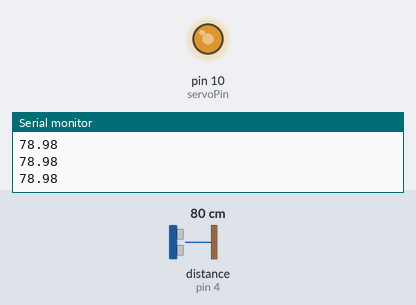
The sketch below on a simulated Arduino Uno, built with avr-gcc and run on an emulated ATmega328P. Parts: output pins drawn as LEDs (lit = HIGH), the last lines printed to the serial monitor. Wiring (inferred from the names in the program): ultrasonic range finder: trigger pin 5; echo pin 4. Inputs (shaded band) come from the test bench; at power-on: distance to the obstacle (sensor on pin 4) 80 cm. The echo pulse lasts 58.3 µs per cm; pins used as bus, display or sensor lines are not drawn.

Above: at 1.2 s.
1.3 s: distance to the obstacle (sensor on pin 4) set to 44 cm
2.8 s: distance to the obstacle (sensor on pin 4) set to 38 cm
At 3.3 s:
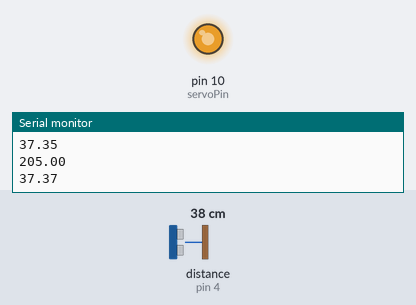
4.3 s: distance to the obstacle (sensor on pin 4) set to 9 cm
At 4.57 s:
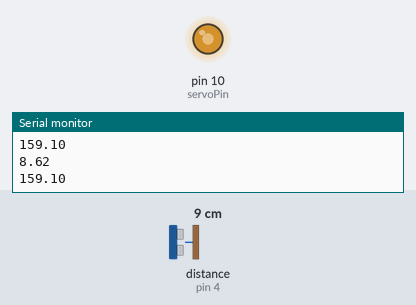
Timing chart, 0 to 13.3 s (numbered marks = the images above; inputs shaded):
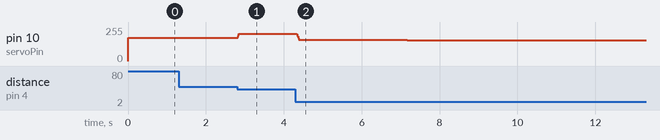

The sketch:

PID_Ball_Balance.ino
```cpp
// PID Ball Beam Balance
// Jugal & Nathan
// 2018-11-29

// Variables

int triggerPin = 5;
int echoPin = 4;

int servoPin = 10;


float duration;
float distance;

double target = 15;

float PIDCorrection = 0;
int maxCorrection = 40;
int minCorrection = -40;
int servoCorrection = 0;

int errors[5];
int errorAverage = 0;

// P Variables
float Wp = 3;
double Error = 0;
float Cp;

// I Variables
float Wi = 0.001;
double cumError = 0;
float Ci;

// D Variables
float Wd = -2;
double slopeError = 0;
double lastError = 0;

float Cd;

// Setting up pin modes and establishing a link to the arduino
void setup() {
  Serial.begin(9600);
  pinMode(triggerPin, OUTPUT);
  pinMode(echoPin, INPUT);

}


// Code that arduino runs on loop
void loop() {
  // Ultrasonic sensor pinging
  digitalWrite(triggerPin, LOW);
  delayMicroseconds(2);

  digitalWrite(triggerPin, HIGH);
  delayMicroseconds(10);

  digitalWrite(triggerPin, LOW);

  // Distance calculation based on ping time
  duration = pulseIn(echoPin, HIGH);
  distance = duration / 58.8235;
  Serial.println(distance); //Printing distance to the computer

  //-------------------------------------
  if (distance < 40) {        // Limiting max distance so that spikes are avoided in the data
    Error = target - distance;  //error calculation

    errors[4] = errors[3];      // Array holding the last 5 error values
    errors[3] = errors[2];
    errors[2] = errors[1];
    errors[1] = errors[0];
    errors[0] = Error;

    errorAverage = (errors[0] + errors[1] + errors[2] + errors[3] + errors[4]) / 5;   // Averaging out error to get a more smooth response
    Cp = Wp * errorAverage;       // P Value

    cumError = cumError + errorAverage;   // Cumalative Value
    Ci = Wi * cumError;       // I Value

    slopeError = errorAverage - lastError;  // Derivative
    lastError = errorAverage;             // Setting last error to calculate slope next loop
    Cd = Wd * slopeError; // D Value

    if (Ci > 20) {          // Capping out I Value for anti Windup
      Ci = 20;
    }
    if (Ci < -20) {         // ^ Same
      Ci = -20;
    }


    PIDCorrection = Cp + Ci + Cd;       // Adding up values for correction

    if (PIDCorrection < -30) {          // Capping PID Correction so that its in range of the servo
      PIDCorrection = -30;
    }
    if (PIDCorrection > 30) {           // ^ Same
      PIDCorrection = 30;
    }
    Serial.println(175 - PIDCorrection);    // Printing servo signal for debug
  }
  analogWrite(servoPin, 175 - PIDCorrection);    // Setting Servo position

  delay(10);
}
```

Measured:
- after the input at 2.8 s, pin 10 (servoPin): 175/255 → 205/255 at once
- after the input at 4.3 s, pin 10 (servoPin): moves from 205/255 to 155/255 over 7.7 s, starting at once
